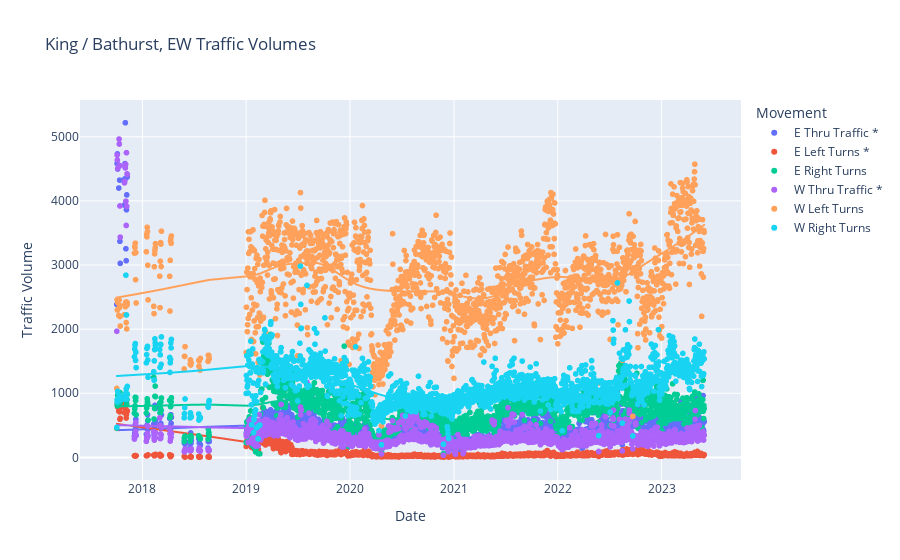

Source (notebook cell):
### Markdown cell above
## Plotly

### Code cell
fig = px.scatter(results, 
                 x="date", 
                 y=["e_thru_vol", "e_left_vol", "e_right_vol", "w_thru_vol", "w_left_vol", "w_right_vol"], 
                 labels={
                     "date" : "Date", 
                     "value" : "Traffic Volume", 
                     "variable" : "Movement"}, 
                 trendline="lowess", 
                 trendline_options=dict(frac=0.3),
                 title="King / Bathurst, EW Traffic Volumes")

varlabels = {
    "e_thru_vol" : "E Thru Traffic *", 
    "e_left_vol" : "E Left Turns *", 
    "e_right_vol" : "E Right Turns", 
    "w_thru_vol" : "W Thru Traffic *", 
    "w_left_vol": "W Left Turns", 
    "w_right_vol" : "W Right Turns"}

fig.for_each_trace(lambda t: t.update(name = varlabels[t.name], 
                                      legendgroup = varlabels[t.name], 
                                      hovertemplate = t.hovertemplate.replace(t.name, varlabels[t.name])))
fig.show()

### Figure 1 — Plotly figure (JSON) as saved in the notebook; plotly's stock layout.template omitted (floating-point values rounded to 4 significant figures; data arrays with more than 128 entries replaced by an {"elided": "..."} marker saying what was removed)
{"data": [{"hovertemplate": "Movement=E Thru Traffic *<br>Date=%{x}<br>Traffic Volume=%{y}<extra></extra>", "legendgroup": "E Thru Traffic *", "marker": {"color": "#636efa", "symbol": "circle"}, "mode": "markers", "name": "E Thru Traffic *", "showlegend": true, "type": "scattergl", "x": {"elided": "1673 str values"}, "xaxis": "x", "y": {"elided": "1673 int values"}, "yaxis": "y"}, {"hovertemplate": "<b>LOWESS trendline</b><br><br>Movement=E Thru Traffic *<br>Date=%{x}<br>Traffic Volume=%{y} <b>(trend)</b><extra></extra>", "legendgroup": "E Thru Traffic *", "marker": {"color": "#636efa", "symbol": "circle"}, "mode": "lines", "name": "E Thru Traffic *", "showlegend": false, "type": "scattergl", "x": {"elided": "1673 str values"}, "xaxis": "x", "y": {"elided": "1673 float values"}, "yaxis": "y"}, {"hovertemplate": "Movement=E Left Turns *<br>Date=%{x}<br>Traffic Volume=%{y}<extra></extra>", "legendgroup": "E Left Turns *", "marker": {"color": "#EF553B", "symbol": "circle"}, "mode": "markers", "name": "E Left Turns *", "showlegend": true, "type": "scattergl", "x": {"elided": "1673 str values"}, "xaxis": "x", "y": {"elided": "1673 int values"}, "yaxis": "y"}, {"hovertemplate": "<b>LOWESS trendline</b><br><br>Movement=E Left Turns *<br>Date=%{x}<br>Traffic Volume=%{y} <b>(trend)</b><extra></extra>", "legendgroup": "E Left Turns *", "marker": {"color": "#EF553B", "symbol": "circle"}, "mode": "lines", "name": "E Left Turns *", "showlegend": false, "type": "scattergl", "x": {"elided": "1673 str values"}, "xaxis": "x", "y": {"elided": "1673 float values"}, "yaxis": "y"}, {"hovertemplate": "Movement=E Right Turns<br>Date=%{x}<br>Traffic Volume=%{y}<extra></extra>", "legendgroup": "E Right Turns", "marker": {"color": "#00cc96", "symbol": "circle"}, "mode": "markers", "name": "E Right Turns", "showlegend": true, "type": "scattergl", "x": {"elided": "1673 str values"}, "xaxis": "x", "y": {"elided": "1673 int values"}, "yaxis": "y"}, {"hovertemplate": "<b>LOWESS trendline</b><br><br>Movement=E Right Turns<br>Date=%{x}<br>Traffic Volume=%{y} <b>(trend)</b><extra></extra>", "legendgroup": "E Right Turns", "marker": {"color": "#00cc96", "symbol": "circle"}, "mode": "lines", "name": "E Right Turns", "showlegend": false, "type": "scattergl", "x": {"elided": "1673 str values"}, "xaxis": "x", "y": {"elided": "1673 float values"}, "yaxis": "y"}, {"hovertemplate": "Movement=W Thru Traffic *<br>Date=%{x}<br>Traffic Volume=%{y}<extra></extra>", "legendgroup": "W Thru Traffic *", "marker": {"color": "#ab63fa", "symbol": "circle"}, "mode": "markers", "name": "W Thru Traffic *", "showlegend": true, "type": "scattergl", "x": {"elided": "1673 str values"}, "xaxis": "x", "y": {"elided": "1673 int values"}, "yaxis": "y"}, {"hovertemplate": "<b>LOWESS trendline</b><br><br>Movement=W Thru Traffic *<br>Date=%{x}<br>Traffic Volume=%{y} <b>(trend)</b><extra></extra>", "legendgroup": "W Thru Traffic *", "marker": {"color": "#ab63fa", "symbol": "circle"}, "mode": "lines", "name": "W Thru Traffic *", "showlegend": false, "type": "scattergl", "x": {"elided": "1673 str values"}, "xaxis": "x", "y": {"elided": "1673 float values"}, "yaxis": "y"}, {"hovertemplate": "Movement=W Left Turns<br>Date=%{x}<br>Traffic Volume=%{y}<extra></extra>", "legendgroup": "W Left Turns", "marker": {"color": "#FFA15A", "symbol": "circle"}, "mode": "markers", "name": "W Left Turns", "showlegend": true, "type": "scattergl", "x": {"elided": "1673 str values"}, "xaxis": "x", "y": {"elided": "1673 int values"}, "yaxis": "y"}, {"hovertemplate": "<b>LOWESS trendline</b><br><br>Movement=W Left Turns<br>Date=%{x}<br>Traffic Volume=%{y} <b>(trend)</b><extra></extra>", "legendgroup": "W Left Turns", "marker": {"color": "#FFA15A", "symbol": "circle"}, "mode": "lines", "name": "W Left Turns", "showlegend": false, "type": "scattergl", "x": {"elided": "1673 str values"}, "xaxis": "x", "y": {"elided": "1673 float values"}, "yaxis": "y"}, {"hovertemplate": "Movement=W Right Turns<br>Date=%{x}<br>Traffic Volume=%{y}<extra></extra>", "legendgroup": "W Right Turns", "marker": {"color": "#19d3f3", "symbol": "circle"}, "mode": "markers", "name": "W Right Turns", "showlegend": true, "type": "scattergl", "x": {"elided": "1673 str values"}, "xaxis": "x", "y": {"elided": "1673 int values"}, "yaxis": "y"}, {"hovertemplate": "<b>LOWESS trendline</b><br><br>Movement=W Right Turns<br>Date=%{x}<br>Traffic Volume=%{y} <b>(trend)</b><extra></extra>", "legendgroup": "W Right Turns", "marker": {"color": "#19d3f3", "symbol": "circle"}, "mode": "lines", "name": "W Right Turns", "showlegend": false, "type": "scattergl", "x": {"elided": "1673 str values"}, "xaxis": "x", "y": {"elided": "1673 float values"}, "yaxis": "y"}], "layout": {"legend": {"title": {"text": "Movement"}, "tracegroupgap": 0}, "title": {"text": "King / Bathurst, EW Traffic Volumes"}, "xaxis": {"anchor": "y", "domain": [0, 1], "title": {"text": "Date"}}, "yaxis": {"anchor": "x", "domain": [0, 1], "title": {"text": "Traffic Volume"}}}}
